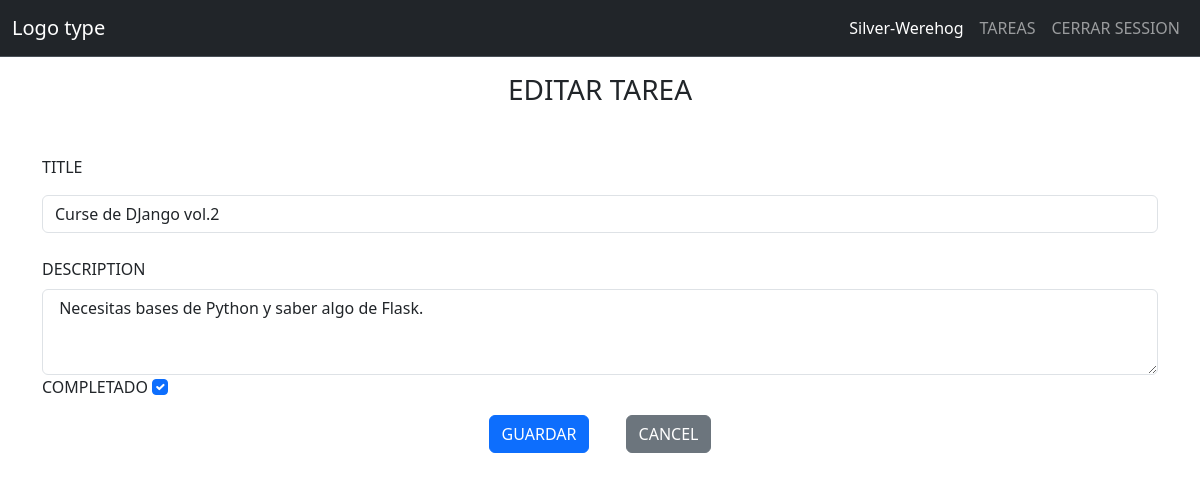
The app's page /todo/update/7 (signed in) with its own data.
### content/models.py (models this page shows, shortened)
class User(db.Model):
    id = db.Column(db.Integer, primary_key = True)
    username = db.Column(db.String(20), unique = True, nullable = False)
    password = db.Column(db.Text, nullable = False)

class Task(db.Model):
    id = db.Column(db.Integer, primary_key = True)
    created_by = db.Column(db.Integer, db.ForeignKey('user.id'), nullable = False)
    title = db.Column(db.String(100), nullable = False)
    description = db.Column(db.Text)
    state = db.Column(db.Boolean, default = False)

### content/todo.py (the view)
@frontPage.route('/update/<int:id>', methods=['GET', 'POST'])
@login_required
def update(id):
    tarea = get_tarea(id)
    if request.method == 'POST':
        tarea.title = request.form['title']
        tarea.desc = request.form['desc']
        tarea.state = True if request.form.get('state') == 'on' else False
        db.session.commit()
        return redirect(url_for('frontPage.lista'))
    return render_template('todo/update.html', tarea = tarea)

### content/auth.py (called while the page is built)
@authentication.before_app_request
def load_logged_in_user():
    user_name_id = session.get('user_id')
    if user_name_id is None:
        g.user_name = None
    else:
        g.user_name = User.query.get_or_404(user_name_id)

def login_required(view):
    @functools.wraps(view)
    def wrapped_view(**kwargs):
        if g.user_name is None:
            return redirect(url_for('authentication.logeo'))
        return view(**kwargs)
    return wrapped_view

### content/todo.py (called while the page is built)
def get_tarea(id):
    tarea = Task.query.get_or_404(id)
    return tarea

### content/templates/todo/update.html
{% extends 'base.html' %}
{% block content %}
  <section class="container-sm">
    <h3 class="text-center mt-3 mb-3">
      {% block title %} EDITAR TAREA {% endblock title %}
    </h3>
    <form class="" action="" method="post">
      <div class="form-group mt-5">
        <label for="title"> TITLE </label>
        <input class="form-control mt-3" type="text" id="title" name="title" required value="{{ tarea.title }}">
      </div>
      <div class="form-group mt-4">
        <label for="desc"> DESCRIPTION </label>
        <textarea class="form-control mt-2" type="text" id="desc" name="desc" rows="3"> {{tarea.description}} </textarea>
      </div>
      <div class="form-group">
        <label for="state"> COMPLETADO </label>
        <input class="form-check-input" type="checkbox" name="state" id="state" {% if tarea.state == true %} checked {% endif %}>
      </div>
      <div class="text-center mt-3">
        <input class="btn btn-primary btn-md mx-3" type="submit" value="GUARDAR">
        <a class="btn btn-secondary btn-md mx-3" href="{{url_for('frontPage.lista')}}"> CANCEL</a>
      </div>
    </form>
  </section>
{% endblock %}

### content/templates/base.html (shortened to what this page needs)
<!DOCTYPE html>
<html lang="en" dir="ltr">
  <head>
    <link href="https://cdn.jsdelivr.net/npm/bootstrap@5.3.2/dist/css/bootstrap.min.css" rel="stylesheet">
  </head>
  <body>
    <nav class="navbar navbar-expand-sm bg-dark border-bottom border-body" data-bs-theme="dark">
      <div class="container-fluid">
        <a class="navbar-brand" href="{{ url_for('index') }}">Logo type</a>
        <div class="collapse navbar-collapse justify-content-end" id="navbarNav">
          <ul class="navbar-nav">
            {% if g.user_name %}
              <li class="nav-item">
                <span class="nav-link active">{{ g.user_name.username }}</span>
              </li>
              <li class="nav-item">
                <a class="nav-link" href="{{url_for('frontPage.lista')}}"> TAREAS</a>
              </li>
              <li class="nav-item">
                <a class="nav-link" href="{{url_for('authentication.logout')}}">CERRAR SESSION</a>
              </li>
            {% endif %}
          </ul>
        </div>
      </div>
    </nav>
    {% block content %}{% endblock %}
  </body>
</html>

### records on screen
User: user_name.username "Silver-Werehog"
Task: title "Curse de DJango vol.2", desc "Necesitas bases de Python y saber algo de Flask.", state "☑"
